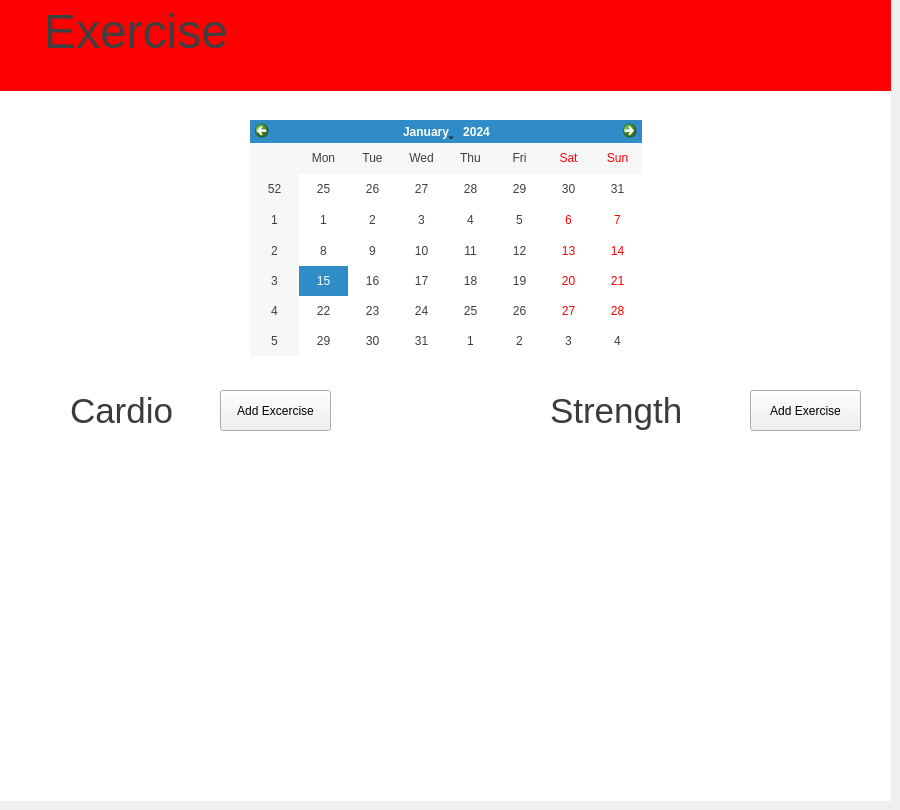
       <widget class="QWidget" name="exercise">
        <widget class="QFrame" name="frame_4">
         <property name="geometry">
          <rect>
           <x>0</x>
           <y>0</y>
           <width>891</width>
           <height>801</height>
          </rect>
         </property>
         <property name="styleSheet">
          <string notr="true">QFrame{
background-color: rgb(255, 255, 255);
color:rgb(62, 62, 62);
border: none;

}</string>
         </property>
         <property name="frameShape">
          <enum>QFrame::StyledPanel</enum>
         </property>
         <property name="frameShadow">
          <enum>QFrame::Raised</enum>
         </property>
         <widget class="QTextEdit" name="textEdit_4">
          <property name="geometry">
           <rect>
            <x>0</x>
            <y>0</y>
            <width>891</width>
            <height>91</height>
           </rect>
          </property>
          <property name="font">
           <font>
            <family>Segoe UI</family>
            <pointsize>36</pointsize>
           </font>
          </property>
          <property name="styleSheet">
           <string notr="true">QTextEdit{
background-color: rgb(255, 0, 0);
color:rgb(63, 63, 63);
border: none;

}</string>
          </property>
          <property name="html">
           <string>&lt;!DOCTYPE HTML PUBLIC &quot;-//W3C//DTD HTML 4.0//EN&quot; &quot;http://www.w3.org/TR/REC-html40/strict.dtd&quot;&gt;
&lt;html&gt;&lt;head&gt;&lt;meta name=&quot;qrichtext&quot; content=&quot;1&quot; /&gt;&lt;style type=&quot;text/css&quot;&gt;
p, li { white-space: pre-wrap; }
&lt;/style&gt;&lt;/head&gt;&lt;body style=&quot; font-family:'Segoe UI'; font-size:36pt; font-weight:400; font-style:normal;&quot;&gt;
&lt;p style=&quot; margin-top:0px; margin-bottom:0px; margin-left:0px; margin-right:0px; -qt-block-indent:0; text-indent:0px;&quot;&gt;   Exercise&lt;/p&gt;&lt;/body&gt;&lt;/html&gt;</string>
          </property>
         </widget>
         <widget class="QCalendarWidget" name="calendarWidget">
          <property name="geometry">
           <rect>
            <x>250</x>
            <y>120</y>
            <width>392</width>
            <height>236</height>
           </rect>
          </property>
         </widget>
         <widget class="QLabel" name="Your_goals_header_8">
          <property name="geometry">
           <rect>
            <x>70</x>
            <y>380</y>
            <width>231</width>
            <height>61</height>
           </rect>
          </property>
          <property name="font">
           <font>
            <pointsize>26</pointsize>
           </font>
          </property>
          <property name="styleSheet">
           <string notr="true">QLabel{
background:rgb(255, 255, 255); 
color:rgb(59, 59, 59);
border: none;
}</string>
          </property>
          <property name="text">
           <string>Cardio</string>
          </property>
          <property name="wordWrap">
           <bool>false</bool>
          </property>
          <property name="margin">
           <number>0</number>
          </property>
         </widget>
         <widget class="QPushButton" name="add_exercise_5">
          <property name="geometry">
           <rect>
            <x>220</x>
            <y>390</y>
            <width>111</width>
            <height>41</height>
           </rect>
          </property>
          <property name="text">
           <string>Add Excercise</string>
          </property>
          <property name="icon">
           <iconset theme="sidebar_icon" resource="icons.qrc">
            <normaloff>:/sidebar_icon/plus-304947_640.png</normaloff>:/sidebar_icon/plus-304947_640.png</iconset>
          </property>
         </widget>
         <widget class="QLabel" name="Your_goals_header_9">
          <property name="geometry">
           <rect>
            <x>550</x>
            <y>380</y>
            <width>181</width>
            <height>61</height>
           </rect>
          </property>
          <property name="font">
           <font>
            <pointsize>26</pointsize>
           </font>
          </property>
          <property name="styleSheet">
           <string notr="true">QLabel{
background:rgb(255, 255, 255); 
color:rgb(59, 59, 59);
border: none;
}</string>
          </property>
          <property name="text">
           <string>Strength</string>
          </property>
          <property name="wordWrap">
           <bool>false</bool>
          </property>
          <property name="margin">
           <number>0</number>
          </property>
         </widget>
         <widget class="QPushButton" name="add_exercise_6">
          <property name="geometry">
           <rect>
            <x>750</x>
            <y>390</y>
            <width>111</width>
            <height>41</height>
           </rect>
          </property>
          <property name="text">
           <string>Add Exercise</string>
          </property>
          <property name="icon">
           <iconset theme="sidebar_icon" resource="icons.qrc">
            <normaloff>:/sidebar_icon/plus-304947_640.png</normaloff>:/sidebar_icon/plus-304947_640.png</iconset>
          </property>
         </widget>
        </widget>
       </widget>
